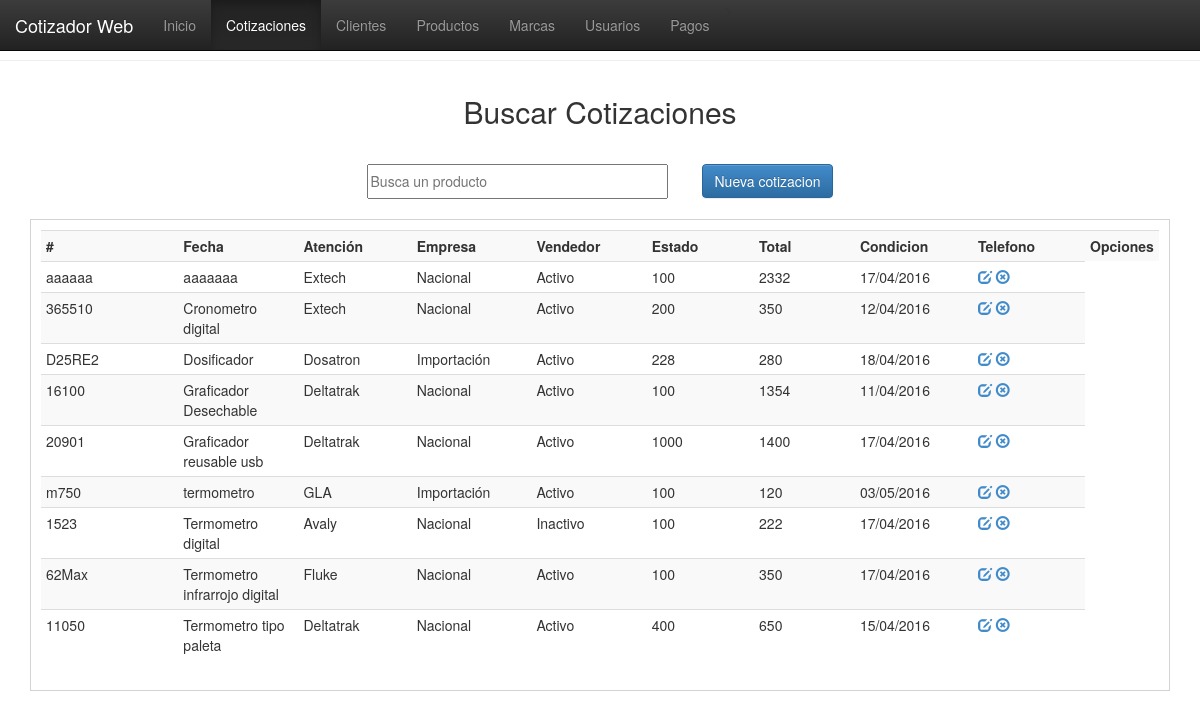
The page /vistas/cotizaciones.php on the database as committed earlier.
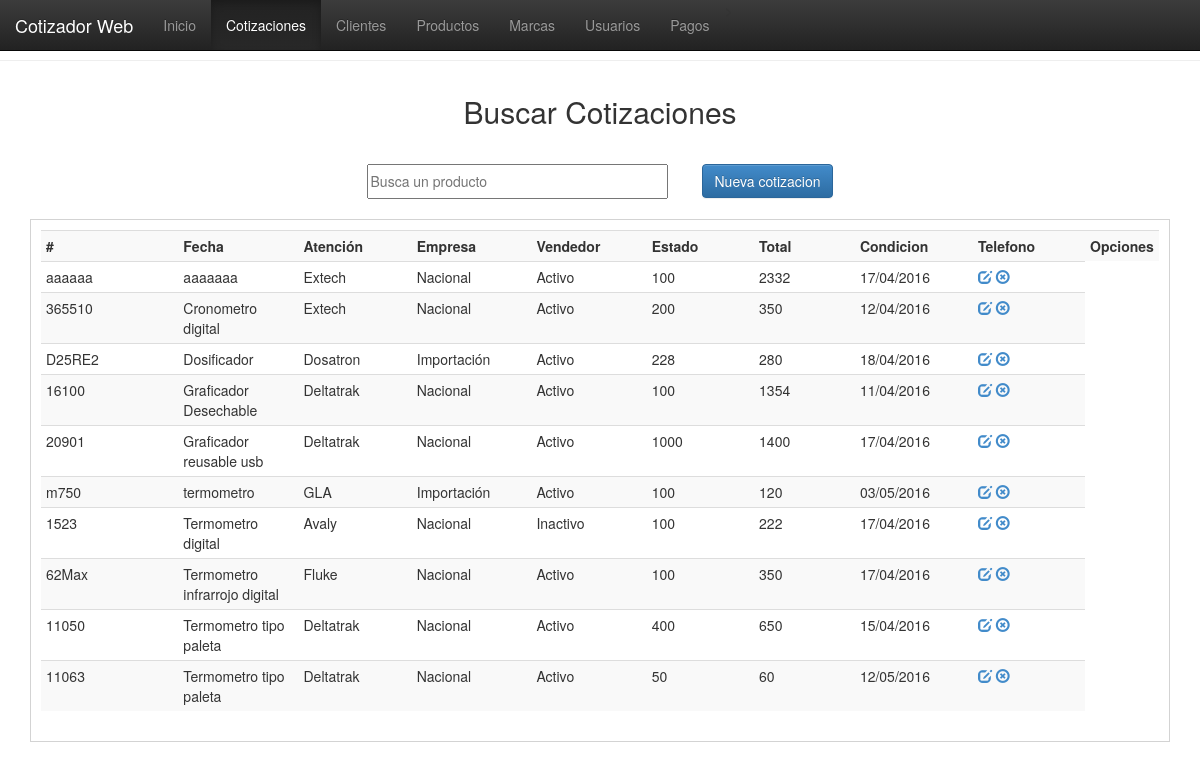
The same page on the database as committed later.
### tables this page shows
CREATE TABLE `productos` (
  `id_prod` int(11) NOT NULL,
  `nomb_prod` varchar(100) NOT NULL,
  `desc_prod` varchar(100) NOT NULL,
  `mca_prod` varchar(100) NOT NULL,
  `origen_prod` varchar(20) NOT NULL,
  `edo_prod` varchar(15) NOT NULL,
  `nota_prod` varchar(150) NOT NULL,
  `cost_prod` float NOT NULL,
  `util_prod` float NOT NULL,
  `prec_prod` float NOT NULL,
  `prec_rec` float NOT NULL,
  `fecha_prod` date NOT NULL
);

### php/conexion.php (called while the page is built, shortened)
<?php
function fechaNormal($fecha){
		$nfecha = date('d/m/Y',strtotime($fecha));
		return $nfecha;
}
?>

### vistas/cotizaciones.php (the view, shortened to what this page needs)
<!DOCTYPE html>
<html>
<head>
<link href="../css/estilo.css" rel="stylesheet">
<link href="../bootstrap/css/bootstrap.css" rel="stylesheet">
<link href="../bootstrap/css/bootstrap.min.css" rel="stylesheet">
<link href="../bootstrap/css/bootstrap-theme.css" rel="stylesheet">
<link href="../bootstrap/css/bootstrap-theme.min.css" rel="stylesheet">
</head>
<body>
  <nav class="navbar navbar-inverse navbar-fixed-top">
    <div class="container-fluid">
      <div class="navbar-header">
        <a class="navbar-brand" href="#">Cotizador Web</a>
      </div>
      <div class="collapse navbar-collapse" id="myNavbar">
        <ul class="nav navbar-nav">
          <li><a href="index.php">Inicio</a></li>>
          <li class="active"><a href="cotizaciones.php">Cotizaciones</a></li>
          <li><a href="clientes.php">Clientes</a></li>
          <li><a href="productos.php">Productos</a></li>
          <li><a href="marcas.php">Marcas</a></li>
          <li><a href="usuarios.php">Usuarios</a></li>
          <li><a href="pagos.php">Pagos</a></li>
        </ul>
      </div>
    </div>
  </nav>
  <br><br><hr>
    <header>Buscar Cotizaciones</header>
    <section>
    <table border="0" align="center">
      <tr>
          <td width="335"><input type="text" placeholder="Busca un producto" id="bs-prod"/></td>
            <td width="100"><a href="nueva_cotizacion.php"><button class="btn btn-primary">Nueva cotizacion</button></a></td>
        </tr>
    </table>
    </section>
    <div class="registros" id="agrega-registros-prod">
        <table class="table table-striped table-condensed table-hover">
            <tr>
                <th width="200">#</th>
                <th width="150">Fecha</th>
                <th width="150">Atención</th>
                <th width="150">Empresa</th>
                <th width="150">Vendedor</th>
                <th width="150">Estado</th>
                <th width="150">Total</th>
                <th width="150">Condicion</th>
                <th width="150">Telefono</th>
                <th width="50">Opciones</th>
            </tr>
        <?php
            include('../php/conexion.php');
            $registro = mysql_query("SELECT * FROM productos ORDER BY desc_prod ASC");
            while($registro2 = mysql_fetch_array($registro)){
                echo '<tr>
                        <td>'.$registro2['nomb_prod'].'</td>
                        <td>'.$registro2['desc_prod'].'</td>
                        <td>'.$registro2['mca_prod'].'</td>
                        <td>'.$registro2['origen_prod'].'</td>
                        <td>'.$registro2['edo_prod'].'</td>
                        <td>'.$registro2['cost_prod'].'</td>
                        <td>'.$registro2['prec_rec'].'</td>
                        <td>'.fechaNormal($registro2['fecha_prod']).'</td>
                        <td>
                            <a href="javascript:editarProducto('.$registro2['id_prod'].');" class="glyphicon glyphicon-edit"></a>
                            <a href="javascript:eliminarProducto('.$registro2['id_prod'].');" class="glyphicon glyphicon-remove-circle"></a>
                        </td>
                    </tr>';
            }
        ?>
        </table>
    </div>
</body>
</html>

### css/estilo.css (style rules this page uses)
body { margin:0px; font-family:"Trebuchet MS", Arial, Helvetica, sans-serif; min-width:1000px; }
header { margin:auto; padding:10px; font-size:30px; width:500px; text-align:center; margin-top:20px; }
section { margin-top:20px; }
section table tr td input { width:90%; height:35px; outline:none; font-size:14px; }
.registros { margin:auto; width:95%; margin-top:20px; border:1px solid #D3D3D3; height:auto; padding:10px; }

Rows that differ between the two databases and show on the page:
added productos: nomb_prod "11063", desc_prod "Termometro tipo paleta", mca_prod "Deltatrak", origen_prod "Nacional", edo_prod "Activo", cost_prod "50", prec_rec "60", fecha_prod "12/05/2016"
